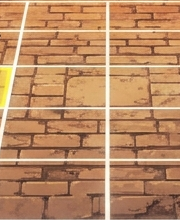
#> input picture assets/environments/_shared/center_floor.png, 180 x 220 px
$ python resizer.py ../../assets/environments/_shared/center_floor.png --output out.png
#> lines starting #> are read from the running program, lines starting #| are printed output that depends on the picture
#!/usr/bin/env python3
"""
Pixel Art Resizer & Normalizer for TamQuoc3D.
Standardizes frame dimensions (e.g. 64x64 for heroes, 96x96 for VFX, 128x128 for bosses)
using Nearest-Neighbor interpolation to preserve 100% sharp pixel art edges without blur.
"""

import os
import sys
import argparse
from PIL import Image

STANDARD_SIZES = {
    "hero": (64, 64),
    "vfx": (96, 96),
    "boss": (128, 128),
    "icon": (32, 32)
}


def normalize_image(input_path, output_path, target_size=(64, 64), mode="scale"):
    """
    Normalizes an image to the exact target size.
    Modes:
      - 'scale': Scales using Nearest-Neighbor to preserve pixel art.
      - 'pad': Centers the image on a transparent canvas of target_size.
      - 'fit': Scales preserving aspect ratio, then centers on canvas.
    """
#> called with output_path = 'out.png', target_size = (64, 64), mode = 'scale'
    if not os.path.exists(input_path):
        raise FileNotFoundError(f"Input image not found: {input_path}")

    img = Image.open(input_path).convert("RGBA")
    tw, th = target_size

    if mode == "scale":
        res = img.resize((tw, th), Image.Resampling.NEAREST)
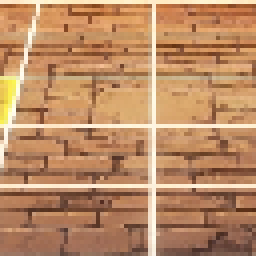
#> res: PIL image 64x64 RGBA (shown 4 times larger); mean R, G, B, A 186.7, 138.5, 100.2, 255
    elif mode == "pad":
        res = Image.new("RGBA", (tw, th), (0, 0, 0, 0))
        ox = (tw - img.size[0]) // 2
        oy = (th - img.size[1]) // 2
        res.paste(img, (ox, oy), img)
    elif mode == "fit":
        # Keep aspect ratio with nearest neighbor, then pad
        scale = min(tw / img.size[0], th / img.size[1])
        scaled_w = int(img.size[0] * scale)
        scaled_h = int(img.size[1] * scale)
        scaled = img.resize((scaled_w, scaled_h), Image.Resampling.NEAREST)

        res = Image.new("RGBA", (tw, th), (0, 0, 0, 0))
        ox = (tw - scaled_w) // 2
        oy = (th - scaled_h) // 2
        res.paste(scaled, (ox, oy), scaled)
    else:
        raise ValueError(f"Unknown mode: {mode}. Choose from 'scale', 'pad', 'fit'.")

    os.makedirs(os.path.dirname(os.path.abspath(output_path)), exist_ok=True)
    res.save(output_path)
    print(f"📐 Normalized {input_path} [{img.size[0]}x{img.size[1]}] -> {output_path} [{tw}x{th}] (mode: {mode})")
#| 📐 Normalized ../../assets/environments/_shared/center_floor.png [180x220] -> out.png [64x64] (mode: scale)
    return res.size


def main():
    parser = argparse.ArgumentParser(description="Normalize or resize pixel art images without blurring.")
    parser.add_argument("input", help="Input image path")
    parser.add_argument("-o", "--output", required=True, help="Output image path")
    parser.add_argument("-s", "--size", type=int, default=64, help="Target square size (e.g., 64, 96, 128)")
    parser.add_argument("-W", "--width", type=int, default=None, help="Target width")
    parser.add_argument("-H", "--height", type=int, default=None, help="Target height")
    parser.add_argument("-m", "--mode", choices=["scale", "pad", "fit"], default="scale", help="Resize mode")
    parser.add_argument("-p", "--preset", choices=list(STANDARD_SIZES.keys()), default=None, help="Standard size preset")

    args = parser.parse_args()

    if args.preset:
        target_size = STANDARD_SIZES[args.preset]
    elif args.width is not None and args.height is not None:
        target_size = (args.width, args.height)
    else:
        target_size = (args.size, args.size)

    normalize_image(args.input, args.output, target_size, args.mode)


if __name__ == "__main__":
    main()
